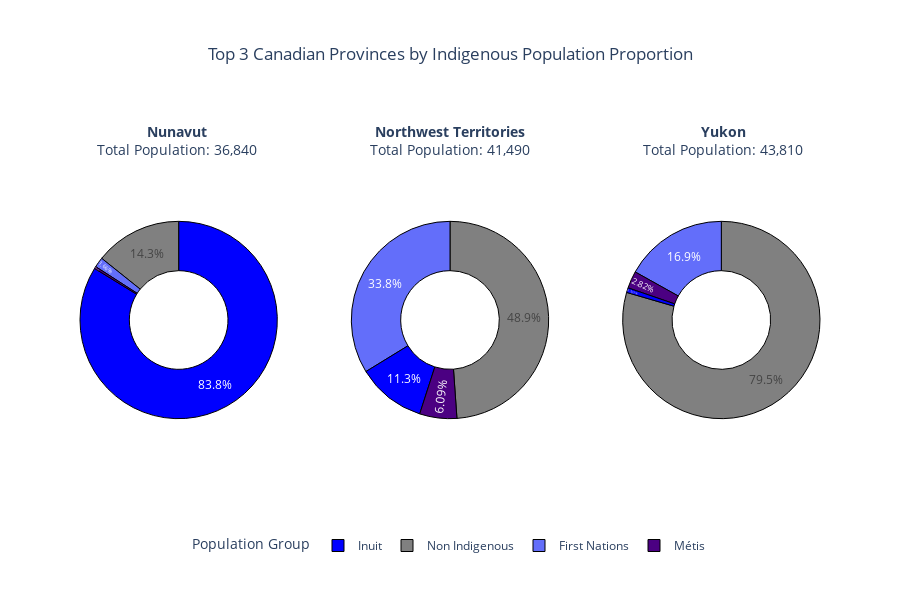

Source (notebook cell):
### Code cell
labels = ["First Nations", "Inuit", "Métis", "Non Indigenous"]
colors = ["volet", "blue", "indigo", "gray"]

p1 = top3.iloc[0]
p2 = top3.iloc[1]
p3 = top3.iloc[2]

fig = make_subplots(
    rows=1,
    cols=3,
    specs=[[{"type": "domain"}, {"type": "domain"}, {"type": "domain"}]],
    horizontal_spacing=0.1
)

fig.add_trace(
    go.Pie(
        labels=labels,
        values=[p1["First_Nations"], p1["Inuit"], p1["Métis"], p1["Non_Indigenous"]],
        hole=0.5,
        marker=dict(colors=colors, line=dict(color="black", width=1)),
        textinfo="percent",
        textposition="inside",
        hovertemplate="<b>%{label}</b><br>Count: %{value:,}<extra></extra>",
        name=p1["Location"],
        showlegend=True
    ),
    row=1, col=1
)

fig.add_trace(
    go.Pie(
        labels=labels,
        values=[p2["First_Nations"], p2["Inuit"], p2["Métis"], p2["Non_Indigenous"]],
        hole=0.5,
        marker=dict(colors=colors, line=dict(color="black", width=1)),
        textinfo="percent",
        textposition="inside",
        hovertemplate="<b>%{label}</b><br>Count: %{value:,}<extra></extra>",
        name=p2["Location"],
        showlegend=False
    ),
    row=1, col=2
)

fig.add_trace(
    go.Pie(
        labels=labels,
        values=[p3["First_Nations"], p3["Inuit"], p3["Métis"], p3["Non_Indigenous"]],
        hole=0.5,
        marker=dict(colors=colors, line=dict(color="black", width=1)),
        textinfo="percent",
        textposition="inside",
        hovertemplate="<b>%{label}</b><br>Count: %{value:,}<extra></extra>",
        name=p3["Location"],
        showlegend=False
    ),
    row=1, col=3
)

fig.update_layout(
    annotations=[
        dict(
            text=f"<b>{p1['Location']}</b><br>Total Population: {int(p1['Total_Pop']):,}",
            x=0.02, y=1, xref="paper", yref="paper",
            showarrow=False, font=dict(size=14)
        ),
        dict(
            text=f"<b>{p2['Location']}</b><br>Total Population: {int(p2['Total_Pop']):,}",
            x=0.5, y=1, xref="paper", yref="paper",
            showarrow=False, font=dict(size=14)
        ),
        dict(
            text=f"<b>{p3['Location']}</b><br>Total Population: {int(p3['Total_Pop']):,}",
            x=0.98, y=1, xref="paper", yref="paper",
            showarrow=False, font=dict(size=14)
        ),
    ],
    title_text="Top 3 Canadian Provinces by Indigenous Population Proportion",
    title_x=0.5,
    height=600,
    width=900,
    legend=dict(
        title="Population Group",
        orientation="h",
        yanchor="bottom", y=-0.1,
        x=0.5, xanchor="center"
    ),
    margin=dict(t=120, b=80)
)

fig.write_image("subplots.png")
fig.write_html("subplots.html")
fig.show()

### Figure 1 — Plotly figure (JSON) as saved in the notebook; plotly's stock layout.template omitted (floating-point values rounded to 4 significant figures)
{"data": [{"domain": {"x": [0, 0.2667], "y": [0, 1]}, "hole": 0.5, "hovertemplate": "<b>%{label}</b><br>Count: %{value:,}<extra></extra>", "labels": ["First Nations", "Inuit", "Métis", "Non Indigenous"], "marker": {"colors": ["volet", "blue", "indigo", "gray"], "line": {"color": "black", "width": 1}}, "name": "Nunavut", "showlegend": true, "textinfo": "percent", "textposition": "inside", "type": "pie", "values": [610, 30855, 125, 5250]}, {"domain": {"x": [0.3667, 0.6333], "y": [0, 1]}, "hole": 0.5, "hovertemplate": "<b>%{label}</b><br>Count: %{value:,}<extra></extra>", "labels": ["First Nations", "Inuit", "Métis", "Non Indigenous"], "marker": {"colors": ["volet", "blue", "indigo", "gray"], "line": {"color": "black", "width": 1}}, "name": "Northwest Territories", "showlegend": false, "textinfo": "percent", "textposition": "inside", "type": "pie", "values": [14005, 4680, 2525, 20280]}, {"domain": {"x": [0.7333, 1], "y": [0, 1]}, "hole": 0.5, "hovertemplate": "<b>%{label}</b><br>Count: %{value:,}<extra></extra>", "labels": ["First Nations", "Inuit", "Métis", "Non Indigenous"], "marker": {"colors": ["volet", "blue", "indigo", "gray"], "line": {"color": "black", "width": 1}}, "name": "Yukon", "showlegend": false, "textinfo": "percent", "textposition": "inside", "type": "pie", "values": [7405, 335, 1235, 34835]}], "layout": {"annotations": [{"font": {"size": 14}, "showarrow": false, "text": "<b>Nunavut</b><br>Total Population: 36,840", "x": 0.02, "xref": "paper", "y": 1, "yref": "paper"}, {"font": {"size": 14}, "showarrow": false, "text": "<b>Northwest Territories</b><br>Total Population: 41,490", "x": 0.5, "xref": "paper", "y": 1, "yref": "paper"}, {"font": {"size": 14}, "showarrow": false, "text": "<b>Yukon</b><br>Total Population: 43,810", "x": 0.98, "xref": "paper", "y": 1, "yref": "paper"}], "height": 600, "legend": {"orientation": "h", "title": {"text": "Population Group"}, "x": 0.5, "xanchor": "center", "y": -0.1, "yanchor": "bottom"}, "margin": {"b": 80, "t": 120}, "title": {"text": "Top 3 Canadian Provinces by Indigenous Population Proportion", "x": 0.5}, "width": 900}}
